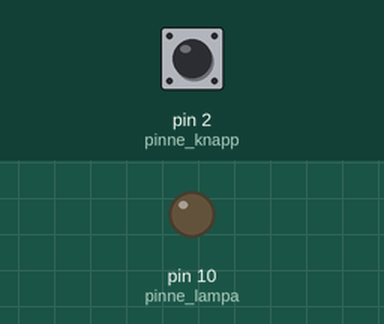
The sketch below on a simulated Arduino Uno, built with avr-gcc and run on an emulated ATmega328P. Parts: output pins drawn as LEDs (lit = HIGH). The inputs (shaded band) are chosen by the test bench; at power-on: pin 2 (pinne_knapp) HIGH.

Above: at 1.2 s.
1.3 s: pin 2 (pinne_knapp) pulled LOW for 0.15 s
At 1.37 s:
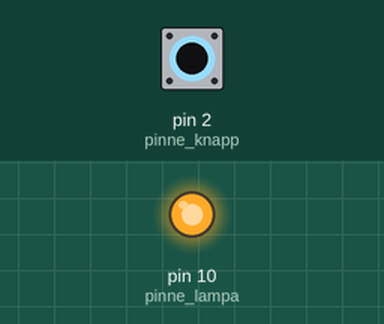
2.9 s: pin 2 (pinne_knapp) pulled LOW for 3.2 s
At 6.7 s:
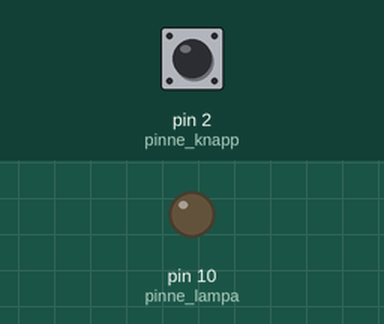
Timing chart, 0 to 8.2 s (numbered marks = the images above; inputs shaded):
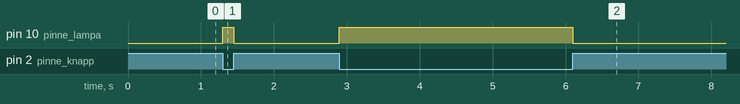

Measured:
- after the input at 1.3 s, pin 10 (pinne_lampa): LOW → HIGH at once, → LOW 0.15 s later
- after the input at 2.9 s, pin 10 (pinne_lampa): LOW → HIGH at once, → LOW 3.2 s later

The sketch:

step1.ino
```cpp
// Konstanter
const int pinne_lampa = 10;
const int pinne_knapp = 2;

// Variabler
bool lampan_lyser = false;

// Funktioner
void setup()
{
    pinMode(pinne_knapp, INPUT_PULLUP);
    pinMode(pinne_lampa, OUTPUT);
}

void loop()
{
    bool lampan_ska_lysa = lampan_lyser;

    if (digitalRead(pinne_knapp) == LOW) // Är knappen nere?
    {
        lampan_ska_lysa = true;
    }
    else
    {
        lampan_ska_lysa = false;
    }

    if (lampan_lyser != lampan_ska_lysa)
    {
        if (lampan_ska_lysa)
            digitalWrite(pinne_lampa, HIGH);  // Tänd lampan
        else
            digitalWrite(pinne_lampa, LOW);  // Släck lampan

        lampan_lyser = lampan_ska_lysa;
    }
}
```
